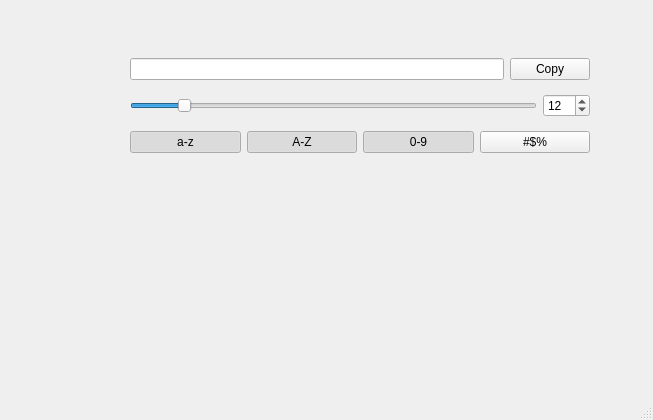
<?xml version="1.0" encoding="UTF-8"?>
<ui version="4.0">
 <class>MainWindow</class>
 <widget class="QMainWindow" name="MainWindow">
  <property name="geometry">
   <rect>
    <x>0</x>
    <y>0</y>
    <width>653</width>
    <height>420</height>
   </rect>
  </property>
  <property name="windowTitle">
   <string>MainWindow</string>
  </property>
  <widget class="QWidget" name="centralwidget">
   <widget class="QWidget" name="">
    <property name="geometry">
     <rect>
      <x>130</x>
      <y>50</y>
      <width>460</width>
      <height>113</height>
     </rect>
    </property>
    <layout class="QVBoxLayout" name="verticalLayout">
     <item>
      <layout class="QHBoxLayout" name="horizontalLayout">
       <item>
        <widget class="QLineEdit" name="line_password"/>
       </item>
       <item>
        <widget class="QPushButton" name="btn_copy">
         <property name="text">
          <string>Copy</string>
         </property>
        </widget>
       </item>
      </layout>
     </item>
     <item>
      <layout class="QHBoxLayout" name="horizontalLayout_2">
       <item>
        <widget class="QSlider" name="slider_lenght">
         <property name="maximum">
          <number>100</number>
         </property>
         <property name="value">
          <number>12</number>
         </property>
         <property name="orientation">
          <enum>Qt::Horizontal</enum>
         </property>
        </widget>
       </item>
       <item>
        <widget class="QSpinBox" name="spin_lenght">
         <property name="maximum">
          <number>100</number>
         </property>
         <property name="value">
          <number>12</number>
         </property>
        </widget>
       </item>
      </layout>
     </item>
     <item>
      <layout class="QHBoxLayout" name="horizontalLayout_3">
       <item>
        <widget class="QPushButton" name="btn_lower">
         <property name="text">
          <string>a-z</string>
         </property>
         <property name="checkable">
          <bool>true</bool>
         </property>
         <property name="checked">
          <bool>true</bool>
         </property>
        </widget>
       </item>
       <item>
        <widget class="QPushButton" name="btn_upper">
         <property name="text">
          <string>A-Z</string>
         </property>
         <property name="checkable">
          <bool>true</bool>
         </property>
         <property name="checked">
          <bool>true</bool>
         </property>
        </widget>
       </item>
       <item>
        <widget class="QPushButton" name="btn_digits">
         <property name="text">
          <string>0-9</string>
         </property>
         <property name="checkable">
          <bool>true</bool>
         </property>
         <property name="checked">
          <bool>true</bool>
         </property>
        </widget>
       </item>
       <item>
        <widget class="QPushButton" name="btn_sumbols">
         <property name="text">
          <string>#$%</string>
         </property>
         <property name="checkable">
          <bool>true</bool>
         </property>
        </widget>
       </item>
      </layout>
     </item>
    </layout>
   </widget>
  </widget>
  <widget class="QMenuBar" name="menubar">
   <property name="geometry">
    <rect>
     <x>0</x>
     <y>0</y>
     <width>653</width>
     <height>24</height>
    </rect>
   </property>
  </widget>
  <widget class="QStatusBar" name="statusbar"/>
 </widget>
 <resources/>
 <connections/>
</ui>
